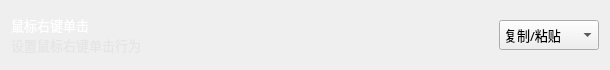
                  <widget class="QWidget" name="verticalWidget_14" native="true">
                   <property name="minimumSize">
                    <size>
                     <width>0</width>
                     <height>70</height>
                    </size>
                   </property>
                   <property name="maximumSize">
                    <size>
                     <width>16777215</width>
                     <height>70</height>
                    </size>
                   </property>
                   <property name="styleSheet">
                    <string notr="true">#verticalWidget_14{background-color: rgba(223, 223, 223,50);
border-radius: 5px;}</string>
                   </property>
                   <layout class="QHBoxLayout" name="horizontalLayout_24">
                    <item>
                     <widget class="QWidget" name="horizontalWidget_23" native="true">
                      <property name="minimumSize">
                       <size>
                        <width>0</width>
                        <height>40</height>
                       </size>
                      </property>
                      <property name="maximumSize">
                       <size>
                        <width>16777215</width>
                        <height>40</height>
                       </size>
                      </property>
                      <layout class="QVBoxLayout" name="verticalLayout_26">
                       <property name="spacing">
                        <number>0</number>
                       </property>
                       <property name="leftMargin">
                        <number>0</number>
                       </property>
                       <property name="topMargin">
                        <number>0</number>
                       </property>
                       <property name="rightMargin">
                        <number>0</number>
                       </property>
                       <property name="bottomMargin">
                        <number>0</number>
                       </property>
                       <item>
                        <widget class="QLabel" name="label_mouseRightClick">
                         <property name="font">
                          <font>
                           <family>OPPOSans B</family>
                           <pointsize>10</pointsize>
                           <stylestrategy>PreferAntialias</stylestrategy>
                          </font>
                         </property>
                         <property name="styleSheet">
                          <string notr="true">color: rgb(255, 255, 255);</string>
                         </property>
                         <property name="text">
                          <string>鼠标右键单击</string>
                         </property>
                        </widget>
                       </item>
                       <item>
                        <widget class="QLabel" name="label_mouseRightClick_tip">
                         <property name="minimumSize">
                          <size>
                           <width>0</width>
                           <height>20</height>
                          </size>
                         </property>
                         <property name="maximumSize">
                          <size>
                           <width>16777215</width>
                           <height>20</height>
                          </size>
                         </property>
                         <property name="font">
                          <font>
                           <family>OPPOSans B</family>
                           <pointsize>10</pointsize>
                           <stylestrategy>PreferAntialias</stylestrategy>
                          </font>
                         </property>
                         <property name="styleSheet">
                          <string notr="true">color: rgba(223, 223, 223, 150);</string>
                         </property>
                         <property name="text">
                          <string>设置鼠标右键单击行为</string>
                         </property>
                        </widget>
                       </item>
                      </layout>
                     </widget>
                    </item>
                    <item>
                     <spacer name="horizontalSpacer_61">
                      <property name="orientation">
                       <enum>Qt::Horizontal</enum>
                      </property>
                      <property name="sizeHint" stdset="0">
                       <size>
                        <width>352</width>
                        <height>20</height>
                       </size>
                      </property>
                     </spacer>
                    </item>
                    <item>
                     <widget class="QComboBox" name="comboBox_mouseRightClick">
                      <property name="minimumSize">
                       <size>
                        <width>100</width>
                        <height>30</height>
                       </size>
                      </property>
                      <property name="maximumSize">
                       <size>
                        <width>100</width>
                        <height>30</height>
                       </size>
                      </property>
                      <property name="font">
                       <font>
                        <family>OPPOSans B</family>
                        <pointsize>10</pointsize>
                        <stylestrategy>PreferAntialias</stylestrategy>
                       </font>
                      </property>
                      <property name="styleSheet">
                       <string notr="true"/>
                      </property>
                      <property name="iconSize">
                       <size>
                        <width>20</width>
                        <height>20</height>
                       </size>
                      </property>
                      <item>
                       <property name="text">
                        <string>复制/粘贴</string>
                       </property>
                      </item>
                      <item>
                       <property name="text">
                        <string>弹出菜单</string>
                       </property>
                      </item>
                     </widget>
                    </item>
                   </layout>
                  </widget>
